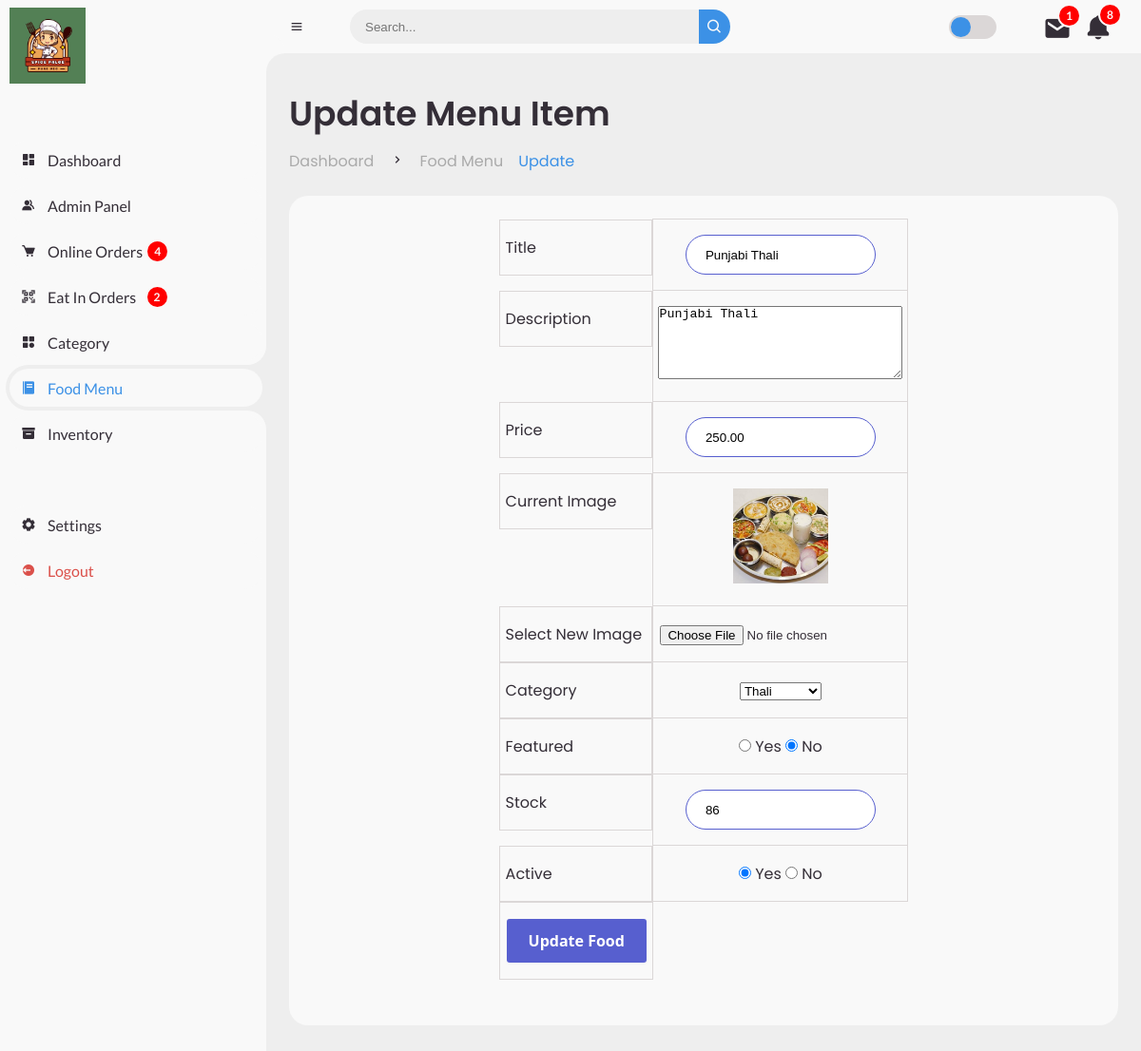
The app's page /admin/update-food.php?id=41 with its own data.
### tables this page shows
CREATE TABLE `tbl_food` (
  `id` int(10) UNSIGNED NOT NULL,
  `title` varchar(100) NOT NULL,
  `description` text NOT NULL,
  `price` decimal(10,2) NOT NULL,
  `image_name` varchar(255) NOT NULL,
  `category_id` int(10) UNSIGNED NOT NULL,
  `featured` varchar(10) NOT NULL,
  `active` varchar(10) NOT NULL,
  `stock` int(100) UNSIGNED NOT NULL
);

CREATE TABLE `tbl_category` (
  `id` int(10) UNSIGNED NOT NULL,
  `title` varchar(100) NOT NULL,
  `image_name` varchar(255) NOT NULL,
  `featured` varchar(10) NOT NULL,
  `active` varchar(10) NOT NULL
);

### admin/update-food.php (the view, shortened to what this page needs)
<?php include('../frontend/config/constants.php');
?>
<?php
$ei_order_notif = "SELECT order_status from tbl_eipay
					WHERE order_status='Pending' OR order_status='Processing'";
$res_ei_order_notif = mysqli_query($conn, $ei_order_notif);
$row_ei_order_notif = mysqli_num_rows($res_ei_order_notif);
$online_order_notif = "SELECT order_status from order_manager
					WHERE order_status='Pending'OR order_status='Processing' ";
$res_online_order_notif = mysqli_query($conn, $online_order_notif);
$row_online_order_notif = mysqli_num_rows($res_online_order_notif);
$stock_notif = "SELECT stock FROM tbl_food
				WHERE stock<50";
$res_stock_notif = mysqli_query($conn, $stock_notif);
$row_stock_notif = mysqli_num_rows($res_stock_notif);
$message_notif = "SELECT message_status FROM message
				 WHERE message_status = 'unread'";
$res_message_notif = mysqli_query($conn, $message_notif);
$row_message_notif = mysqli_num_rows($res_message_notif);
?>
<?php
if (isset($_GET['id'])) {
    $id = $_GET['id'];
    $sql2 = "SELECT * FROM tbl_food WHERE id=$id";
    $res2 = mysqli_query($conn, $sql2);
    $row2 = mysqli_fetch_assoc($res2);
    $title = $row2['title'];
    $description = $row2['description'];
    $price = $row2['price'];
    $current_image = $row2['image_name'];
    $current_category = $row2['category_id'];
    $featured = $row2['featured'];
    $stock = $row2['stock'];
    $active = $row2['active'];
} else {
    header('location:' . SITEURL . 'manage-food.php');
}
?>
<!DOCTYPE html>
<html lang="en">
<head>
    <link href='https://unpkg.com/boxicons@2.0.9/css/boxicons.min.css' rel='stylesheet'>
    <link rel="stylesheet" href="style-admin.css">
</head>
<body>
    <section id="sidebar">
        <a href="index.php" class="brand">
            <img src="../images/logo.png" width="80px" alt="">
        </a>
        <ul class="side-menu top">
            <li>
                <a href="index.php">
                    <i class='bx bxs-dashboard'></i>
                    <span class="text">Dashboard</span>
                </a>
            </li>
            <li>
                <a href="manage-admin.php">
                    <i class='bx bxs-group'></i>
                    <span class="text">Admin Panel</span>
                </a>
            </li>
            <li>
                <a href="manage-online-order.php">
                    <i class='bx bxs-cart'></i>
                    <span class="text">Online Orders&nbsp;</span>
                    <?php
                    if ($row_online_order_notif > 0) {
                    ?>
                        <span class="num-ei"><?php echo $row_online_order_notif; ?></span>
                    <?php
                    } else {
                    ?>
                        <span class=""> </span>
                    <?php
                    }
                    ?>
                </a>
            </li>
            <li>
                <a href="manage-ei-order.php">
                    <i class='bx bx-qr-scan'></i>
                    <span class="text">Eat In Orders&nbsp;&nbsp;&nbsp;
                    </span>
                    <?php
                    if ($row_ei_order_notif > 0) {
                    ?>
                        <span class="num-ei"><?php echo $row_ei_order_notif; ?></span>
                    <?php
                    } else {
                    ?>
                        <span class=""> </span>
                    <?php
                    }
                    ?>
                </a>
            </li>
            <li>
                <a href="manage-category.php">
                    <i class='bx bxs-category'></i>
                    <span class="text">Category</span>
                </a>
            </li>
            <li class="active">
                <a href="manage-food.php">
                    <i class='bx bxs-food-menu'></i>
                    <span class="text">Food Menu</span>
                </a>
            </li>
            <li class="">
                <a href="inventory.php">
                    <i class='bx bxs-box'></i>
                    <span class="text">Inventory</span>
                </a>
            </li>
        </ul>
        <ul class="side-menu">
            <li>
                <a href="#">
                    <i class='bx bxs-cog'></i>
                    <span class="text">Settings</span>
                </a>
            </li>
            <li>
                <a href="logout.php" class="logout">
                    <i class='bx bxs-log-out-circle'></i>
                    <span class="text">Logout</span>
                </a>
            </li>
        </ul>
    </section>
    <section id="content">
        <nav>
            <i class='bx bx-menu'></i>
            <form action="#">
                <div class="form-input">
                    <input type="search" placeholder="Search...">
                    <button type="submit" class="search-btn"><i class='bx bx-search'></i></button>
                </div>
            </form>
            <label for="switch-mode" class="switch-mode"></label>
            <div class="fetch_message">
                <div class="action_message notfi_message">
                    <a href="messages.php"><i class='bx bxs-envelope'></i></a>
                    <?php
                    if ($row_message_notif > 0) {
                    ?>
                        <span class="num"><?php echo $row_message_notif; ?></span>
                    <?php
                    } else {
                    ?>
                        <span class=""></span>
                    <?php
                    }
                    ?>
                </div>
            </div>
            <div class="notification">
                <div class="action notif">
                    <i class='bx bxs-bell' onclick="menuToggle();"></i>
                    <?php
                    if ($row_stock_notif > 0 || $row_online_order_notif > 0 || $row_ei_order_notif > 0) {
                        $total_notif = $row_online_order_notif + $row_ei_order_notif + $row_stock_notif;
                    ?>
                        <span class="num"><?php echo $total_notif; ?></span>
                    <?php
                    } else {
                    ?>
                        <span class=""></span>
                    <?php
                    }
                    ?>
                </div>
            </div>
        </nav>
        <main>
            <div class="head-title">
                <div class="left">
                    <h1>Update Menu Item</h1>
                    <ul class="breadcrumb">
                        <li>
                            <a href="index.php">Dashboard</a>
                        </li>
                        <li><i class='bx bx-chevron-right'></i></li>
                        <li>
                            <a class="" href="manage-food.php">Food Menu</a>
                        </li>
                        <li>
                            <a class="active" href="manage-admin.php">Update</a>
                        </li>
                    </ul>
                </div>
            </div>
            <div class="table-data">
                <div class="order">
                    <div class="head">
                        <form action="" method="POST" enctype="multipart/form-data">
                            <table class="">
                                <tr>
                                    <td>Title</td>
                                    <td>
                                        <input type="text" name="title" value="<?php echo $title; ?>" id="ip2">
                                    </td>
                                </tr>
                                <tr>
                                    <td>Description</td>
                                    <td>
                                        <textarea name="description" cols="30" rows="5"><?php echo $description; ?></textarea id="ip2">
                </td>
            </tr>
            <tr>
                <td>Price</td>
                <td>
                    <input type="number" name="price" value="<?php echo $price; ?>" id="ip2">
                </td>
            </tr>
            <tr>
                <td>Current Image</td>
                <td>
                    <?php
                    if ($current_image == "") {
                        echo "<div class='error'>Image not Available.</div>";
                    } else {
                    ?>
                            <img src="<?php echo SITEURL; ?>../images/food/<?php echo $current_image; ?>" width="150px">
                            <?php
                        }
                            ?>
                </td>
            </tr>
            <tr>
                <td>Select New Image</td>
                <td>
                    <input type="file" name="image">
                </td>
            </tr>
            <tr>
                <td>Category</td>
                <td>
                    <select name="category">
                        <?php
                        $sql = "SELECT * FROM tbl_category WHERE active='Yes'";
                        $res = mysqli_query($conn, $sql);
                        $count = mysqli_num_rows($res);
                        if ($count > 0) {
                            while ($row = mysqli_fetch_assoc($res)) {
                                $category_title = $row['title'];
                                $category_id = $row['id'];
                        ?>
                                    <option <?php if ($current_category == $category_id) {
                                                echo "selected";
                                            } ?> value="<?php echo $category_id; ?>"><?php echo $category_title; ?></option>
                                    <?php
                                }
                            } else {
                                echo "<option value='0'>Category Not Available.</option>";
                            }
                                    ?>
                    </select>
                </td>
            </tr>
            <tr>
                <td>Featured</td>
                <td>
                    <input <?php if ($featured == "Yes") {
                                echo "checked";
                            } ?> type="radio" name="featured" value="Yes"> Yes
                    <input <?php if ($featured == "No") {
                                echo "checked";
                            } ?> type="radio" name="featured" value="No"> No
                </td>
            </tr>
            <tr>
                <td>Stock</td>
                <td>
                    <input type="number" name="stock" value="<?php echo $stock; ?>" id="ip2">
                </td>
            </tr>
            <tr>
                <td>Active</td>
                <td>
                    <input <?php if ($active == "Yes") {
                                echo "checked";
                            } ?> type="radio" name="active" value="Yes"> Yes
                    <input <?php if ($active == "No") {
                                echo "checked";
                            } ?> type="radio" name="active" value="No"> No
                </td>
            </tr>
            <tr>
                <td>
                    <input type="submit" name="submit" value="Update Food" class="button-8" role="button">
                </td>
            </tr>
        </table>
        </form>
		</main>
	</section>
</body>
</html>

### records on screen
tbl_food: title "Punjabi Thali", description "Punjabi Thali", price "250.00", image_name (picture), category "Thali", featured "☑", stock "86", active "☑"

### other values on screen
$row_online_order_notif "4"
$row_ei_order_notif "2"
$row_message_notif "1"
$total_notif "8"
